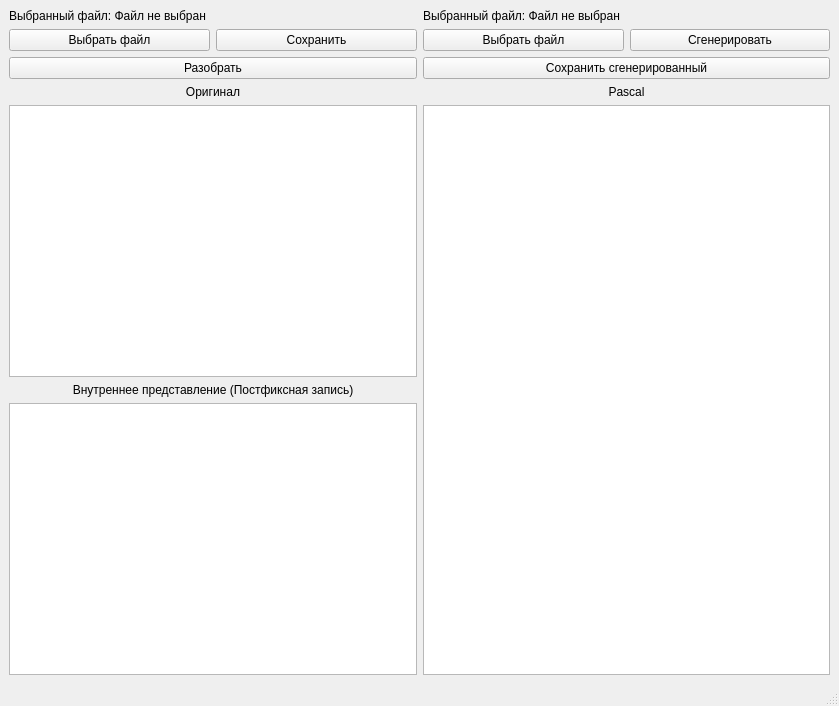
<?xml version="1.0" encoding="UTF-8"?>
<ui version="4.0">
 <class>MainWindow</class>
 <widget class="QMainWindow" name="MainWindow">
  <property name="geometry">
   <rect>
    <x>0</x>
    <y>0</y>
    <width>839</width>
    <height>706</height>
   </rect>
  </property>
  <property name="windowTitle">
   <string>Махнатеев С.А. | Транслятор - Pascal</string>
  </property>
  <widget class="QWidget" name="centralwidget">
   <layout class="QVBoxLayout" name="verticalLayout">
    <item>
     <layout class="QGridLayout" name="gridLayout">
      <item row="2" column="2">
       <layout class="QHBoxLayout" name="horizontalLayout_7">
        <item>
         <widget class="QPushButton" name="btnOpenIR">
          <property name="text">
           <string>Выбрать файл</string>
          </property>
         </widget>
        </item>
        <item>
         <widget class="QPushButton" name="btnGenerate">
          <property name="text">
           <string>Сгенерировать</string>
          </property>
         </widget>
        </item>
       </layout>
      </item>
      <item row="8" column="0">
       <widget class="QPlainTextEdit" name="plainTextIR">
        <property name="readOnly">
         <bool>true</bool>
        </property>
       </widget>
      </item>
      <item row="1" column="2">
       <widget class="QLabel" name="labelSelectedIRFile">
        <property name="text">
         <string>Выбранный файл: Файл не выбран</string>
        </property>
       </widget>
      </item>
      <item row="7" column="0">
       <widget class="QLabel" name="label">
        <property name="text">
         <string>Внутреннее представление (Постфиксная запись)</string>
        </property>
        <property name="alignment">
         <set>Qt::AlignmentFlag::AlignCenter</set>
        </property>
       </widget>
      </item>
      <item row="6" column="2" rowspan="3">
       <widget class="QPlainTextEdit" name="plainTextEditPascal"/>
      </item>
      <item row="5" column="2">
       <widget class="QLabel" name="label_3">
        <property name="text">
         <string>Pascal</string>
        </property>
        <property name="alignment">
         <set>Qt::AlignmentFlag::AlignCenter</set>
        </property>
       </widget>
      </item>
      <item row="1" column="0">
       <layout class="QHBoxLayout" name="horizontalLayout_2">
        <item>
         <widget class="QLabel" name="labelSelectedOriginalFile">
          <property name="text">
           <string>Выбранный файл: Файл не выбран</string>
          </property>
         </widget>
        </item>
       </layout>
      </item>
      <item row="2" column="0">
       <layout class="QHBoxLayout" name="horizontalLayout_5">
        <item>
         <widget class="QPushButton" name="btnOpenOriginal">
          <property name="text">
           <string>Выбрать файл</string>
          </property>
         </widget>
        </item>
        <item>
         <widget class="QPushButton" name="btnSaveOriginal">
          <property name="text">
           <string>Сохранить</string>
          </property>
         </widget>
        </item>
       </layout>
      </item>
      <item row="6" column="0">
       <widget class="QPlainTextEdit" name="plainTextOriginal"/>
      </item>
      <item row="5" column="0">
       <widget class="QLabel" name="label_2">
        <property name="text">
         <string>Оригинал</string>
        </property>
        <property name="alignment">
         <set>Qt::AlignmentFlag::AlignCenter</set>
        </property>
       </widget>
      </item>
      <item row="3" column="2">
       <widget class="QPushButton" name="btnSavePascal">
        <property name="text">
         <string>Сохранить сгенерированный</string>
        </property>
       </widget>
      </item>
      <item row="3" column="0">
       <widget class="QPushButton" name="btnDisassemble">
        <property name="text">
         <string>Разобрать</string>
        </property>
       </widget>
      </item>
     </layout>
    </item>
   </layout>
  </widget>
  <widget class="QMenuBar" name="menubar">
   <property name="geometry">
    <rect>
     <x>0</x>
     <y>0</y>
     <width>839</width>
     <height>30</height>
    </rect>
   </property>
  </widget>
  <widget class="QStatusBar" name="statusbar"/>
 </widget>
 <resources/>
 <connections/>
</ui>
